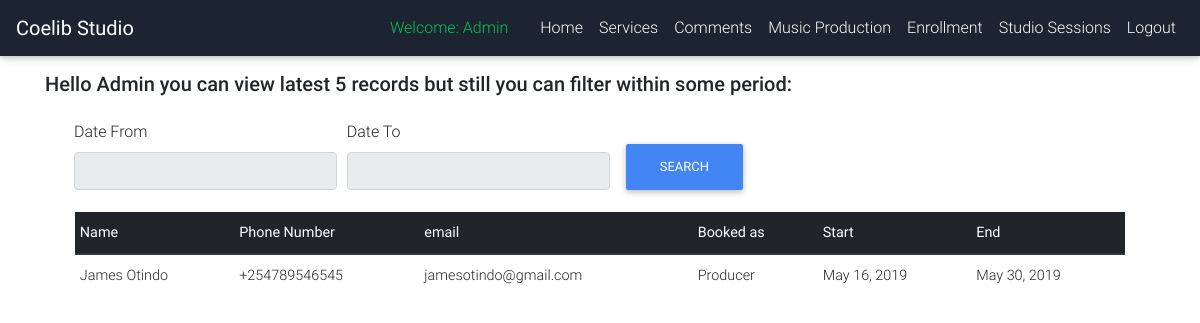
/music/session (signed in), run on the app's committed database.
### services/models.py (models this page shows)
class Music_Production(models.Model):
    class Meta:
        verbose_name_plural = 'Booked Music Production Sessions'
    BOOK_AS_CHOICES = (('Producer','Producer'),('Artist','Artist'))
    full_name = models.CharField(max_length=100)
    phone_number = models.CharField(max_length=13)
    email = models.EmailField(max_length=100)
    booked_as = models.CharField(max_length=20, choices=BOOK_AS_CHOICES, default='Artist')
    start_date = models.DateField(auto_now=False)
    end_date = models.DateField(auto_now=False)

### newusers/views.py (the view, shortened to what this page needs)
# urls.py: path('music/session', views.music_production_sessions, name="music_session"),
def music_production_sessions(request):
    sessions_from = request.GET.get('from')
    sessions_to = request.GET.get('to')
    if sessions_from == None or sessions_to == None:
        count_sessions = Music_Production.objects.all().count()
        sessions_available = Music_Production.objects.all().order_by('-start_date')[:5]
        if count_sessions < 1:
            messages.success(request, 'There are no available sessions currently')
        elif count_sessions > 5:
            messages.success(request, 'There are a total of '+ str(count_sessions)+' sessions but we are showing the latest 5')
    context = {'sessions_available':sessions_available}
    return render(request, 'newusers/music_production.html', context)

### newusers/templates/newusers/music_production.html (shortened to what this page needs)
{% extends 'newusers/base.html' %}
{% block content %}
{% if user.is_authenticated %}
<br><br><br>
<div class="container">
    <h2 class="h5 gray-text text-left mb-4">Hello {{ user.username }}  you can view latest 5 records  but still you can filter within some period:</h2>
    <form method="GET" action="{% url 'music_session' %}">
              <div class="form-row ml-4" style="margin-left:20px;">
                <div class="form-group col-md-3">
                  <label for="datefrom">Date From</label>
                  <input type="text" class="form-control" id="datefrom"  name="from" width="100" required readonly>
                </div>
                <div class="form-group col-md-3">
                  <label for="dateto">Date To</label>
                  <input type="text" class="form-control" id="dateto"  name="to" required readonly>
                </div>
                <div class="form-group col-md-3">
                    <input type="submit" class="btn btn-primary mt-4" id="btn"  value="Search" height="30">
                </div>
          </div>
    </form>
    <div class="container">
      {% if sessions_available %}
      <div class="container">
      <table class="table table-hover table-sm">
                <thead class="thead-dark">
                  <tr>
                    <th>Name</th>
                    <th>Phone Number</th>
                    <th>email</th>
                    <th>Booked as</th>
                    <th>Start</th>
                    <th>End</th>
                    </tr>
                </thead>
                  <tbody>
          {% for session in sessions_available %}
          <tr>
            <td>{{session.full_name}}</td>
            <td>{{session.phone_number}}</td>
            <td>{{session.email }}</td>
            <td>{{session.booked_as }}</td>
            <td>{{session.start_date }}</td>
            <td>{{session.end_date}}</td>
          </tr>
          {% endfor %}
                </tbody>
              </table>
          </div>
      {% endif %}
    </div>
</div>
{%endif%}
{% endblock %}

### newusers/templates/newusers/base.html (shortened to what this page needs)
<!DOCTYPE html>
<html lang="en">
<head>
{% load static %}
    <link rel="stylesheet" href="https://use.fontawesome.com/releases/v5.7.0/css/all.css">
    <link rel="stylesheet" href="{% static 'bootstrap/MDB/css/bootstrap.min.css' %}" type="text/css">
    <link href="{% static 'bootstrap/MDB/css/mdb.min.css' %}" type="text/css" rel="stylesheet">
    <link rel="stylesheet" href="{% static 'css/style.css' %}">
    <link rel="stylesheet" href="{% static 'datepicker/css/jquery-ui.css'%}">
</head>
<body>
  <nav class="navbar navbar-expand-lg navbar-dark unique-color-dark fixed-top mb-5">
    {% if user.is_authenticated %}
    <a class="navbar-brand" href="{% url 'index'%} ">
      <strong>Coelib Studio</strong>
    </a>
    <div class="collapse navbar-collapse" id="navbarSupportedContent">
      <ul class="navbar-nav ml-auto">
        <li class="nav-item">
          <a class="nav-link disabled text-success mr-3" href="{% url 'index' %}"> Welcome: {{ user.username }}
          </a>
        </li>
        <li class="nav-item">
          <a class="nav-link" href="{% url 'producerpage' %}">Home
          </a>
        </li>
        <li class="nav-item">
          <a class="nav-link" href="{% url 'services' %} ">Services</a>
        </li>
        <li class="nav-item">
            <a class="nav-link" href="{% url 'read_comments' %}">Comments</a>
        </li>
        <li class="nav-item">
            <a class="nav-link" href="{% url 'music_session' %}">Music Production</a>
        </li>
        <li class="nav-item">
            <a class="nav-link" href="{% url 'music_classes' %}">Enrollment</a>
        </li>
        <li class="nav-item">
          <a class="nav-link" href="{% url 'studio_sessions' %}">Studio Sessions</a>
        </li>
        <li class="nav-item">
            <a class="nav-link" href="{% url 'logout' %}">Logout</a>
        </li>
      </ul>
{% endif %}
  </nav>
{% block content %}
{% endblock %}
</body>
</html>

### newusers/static/css/style.css (style rules this page uses)
body { background: #fff; padding:0; margin: 0; }
nav { margin-bottom: 47px; }
* { padding: 0; margin: 0; }

### newusers/templates/newusers/base.html (style rules this page uses)
html, body, header, .view { height: 100%; }

### data on the page
Music_Production: full_name "James Otindo", phone_number "+254789546545", email "jamesotindo@gmail.com", booked_as "Producer", start_date "May 16, 2019", end_date "May 30, 2019"

### other printed values
{{ user.username }} "Admin"
